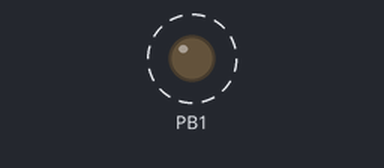
Recording of a program running on a simulated ATtiny85, built with avr-gcc and emulated at 1 MHz. Parts: output pins drawn as LEDs (lit = HIGH). Dashed ring = blinking.

Above: at 0.2 s.
Timing chart, 0 to 3.0 s (numbered marks = the images above):
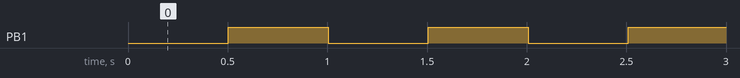

The program:

main.c
```c
#include <avr/io.h>
#include <avr/interrupt.h>

#define F_CPU 1000000L // Internal 1Mhz clock

#define COUNT_VALUE 11 // the Timer counts 250ms (256-244)

int8_t counter = 0; // used to count multiple interrupts

ISR(TIMER0_OVF_vect){
    counter++;
    TCNT0 = COUNT_VALUE;
    if(counter == 2){// 500ms
        PORTB ^= (1 << PB1); // toggle pin
        counter = 0;
    }
}

void init_mcu(){
    DDRB |= (1 << PB1); // set PB1 as output

    TCCR0A = 0b00000000; // normal mode
    TCCR0B = 0b00000101; // 1024 prescaler
    TCNT0 = COUNT_VALUE;  // timer counter starts at COUNT_VALUE
    TIMSK |= (1 << TOIE0); // enables timer 0 interruption

    sei(); // Enable interruptions
}

int main(void){
    init_mcu();

    while(1){} // do nothing
    return 0;
}
```

Measured:
- by itself, PB1: alternates HIGH for 0.50 s and LOW for 0.50 s
